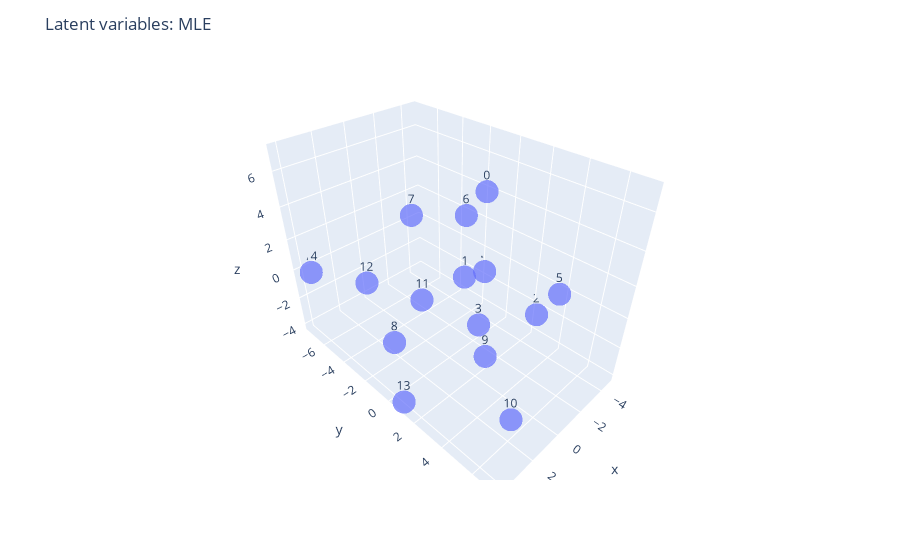

Notebook code cell kept with this figure:
### Markdown cell above
## Searching MLE

### Code cell
Z_ML, a_ML, historyZ, historya  =  SearchingMLE(G, np.random.randn(n, 3),np.random.randn(),1000)
Z_ML = Z_ML - np.mean(Z_ML, axis=0)

print("Loglikelihood:", loglikelihood(G, Z_ML,a_ML))

fig, ax = plt.subplots(figsize = (6,5))
ax.plot([loglikelihood(G, historyZ[t],historya[t]) for t in range(len(historya))])
plt.show()

df = pd.DataFrame(Z_ML, columns=['x', 'y', 'z'])
df['node'] = list(G.nodes)

fig = px.scatter_3d(df, x='x', y='y', z='z', text='node', opacity=0.7)
fig.update_layout(title='Latent variables: MLE')
fig.show()

### Figure 1 — Plotly figure (JSON) as saved in the notebook; plotly's stock layout.template omitted (floating-point values rounded to 4 significant figures)
{"data": [{"hovertemplate": "x=%{x}<br>y=%{y}<br>z=%{z}<br>node=%{text}<extra></extra>", "legendgroup": "", "marker": {"color": "#636efa", "opacity": 0.7, "symbol": "circle"}, "mode": "markers+text", "name": "", "scene": "scene", "showlegend": false, "text": [0, 1, 2, 3, 4, 5, 6, 7, 8, 9, 10, 11, 12, 13, 14], "type": "scatter3d", "x": [0.2382, 0.4369, -4.634, -2.974, -4.764, -3.176, -3.17, -0.423, 3.495, 3.438, 3.472, -1.736, 1.869, 4.215, 3.712], "y": [2.435, 1.435, 2.467, -0.4887, -1.725, 4.577, -1.88, -3.292, -0.4467, 5.465, 7.051, -4.241, -4.755, 0.902, -7.504], "z": [7.054, 2.258, -2.509, -4.105, -1.62, 0.9584, 2.889, 3.422, -1.221, 1.933, -0.5606, -3.576, -0.6029, -3.996, -0.3225]}], "layout": {"legend": {"tracegroupgap": 0}, "margin": {"t": 60}, "scene": {"domain": {"x": [0, 1], "y": [0, 1]}, "xaxis": {"title": {"text": "x"}}, "yaxis": {"title": {"text": "y"}}, "zaxis": {"title": {"text": "z"}}}, "title": {"text": "Latent variables: MLE"}}}
